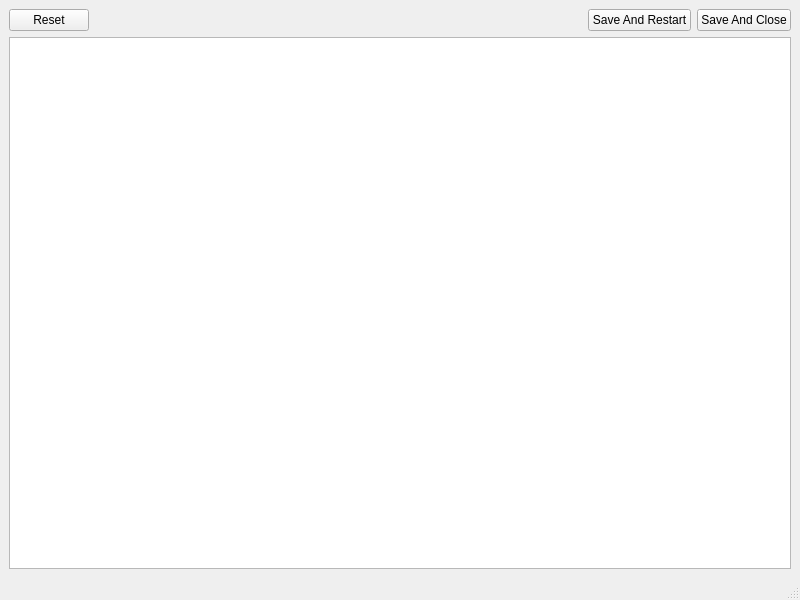
<?xml version="1.0" encoding="UTF-8"?>
<ui version="4.0">
 <class>FileEditor</class>
 <widget class="QMainWindow" name="FileEditor">
  <property name="geometry">
   <rect>
    <x>0</x>
    <y>0</y>
    <width>800</width>
    <height>600</height>
   </rect>
  </property>
  <property name="windowTitle">
   <string>Editor</string>
  </property>
  <widget class="QWidget" name="centralwidget">
   <layout class="QGridLayout" name="gridLayout">
    <item row="0" column="2">
     <widget class="QPushButton" name="saveAndRestartButton">
      <property name="text">
       <string>Save And Restart</string>
      </property>
     </widget>
    </item>
    <item row="0" column="0">
     <widget class="QPushButton" name="resetButton">
      <property name="text">
       <string>Reset</string>
      </property>
     </widget>
    </item>
    <item row="0" column="1">
     <spacer name="horizontalSpacer">
      <property name="orientation">
       <enum>Qt::Horizontal</enum>
      </property>
      <property name="sizeHint" stdset="0">
       <size>
        <width>40</width>
        <height>20</height>
       </size>
      </property>
     </spacer>
    </item>
    <item row="0" column="3">
     <widget class="QPushButton" name="saveAndCloseButton">
      <property name="text">
       <string>Save And Close</string>
      </property>
     </widget>
    </item>
    <item row="1" column="0" colspan="4">
     <widget class="QTextEdit" name="textEdit"/>
    </item>
   </layout>
  </widget>
  <widget class="QMenuBar" name="menubar">
   <property name="geometry">
    <rect>
     <x>0</x>
     <y>0</y>
     <width>800</width>
     <height>22</height>
    </rect>
   </property>
  </widget>
  <widget class="QStatusBar" name="statusbar"/>
 </widget>
 <resources/>
 <connections/>
</ui>
